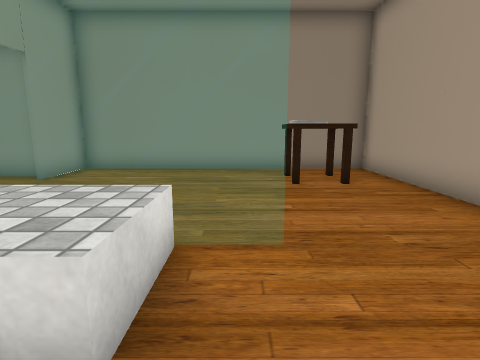
view 1 (above)

14 first-person views from a walk through a scene from a Unity 3-D project. The camera is 1.3 m above the floor, tilts 10° down and sees 80° across. The floor is counted in squares, 0.92 m on a side. Each view is taken from the middle of a square. On the plan, view 1 faces up. The plan holds only what a view shows up to about 14 squares ahead; the rest is blank. The place goes on beyond the plan. The player is left out. Door leaves are left out, so doorways stand open. Some surface patterns are stand-ins.

view 2
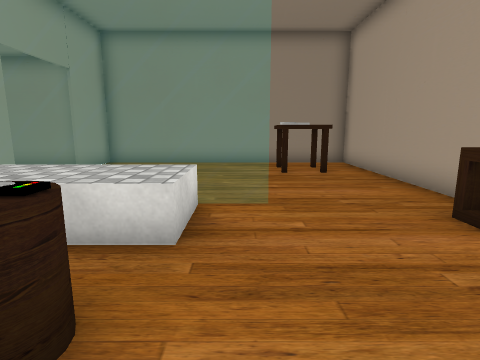

view 3
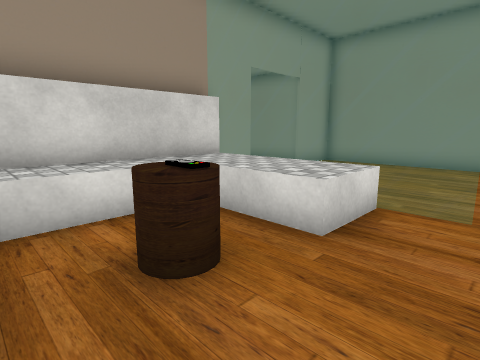

view 4
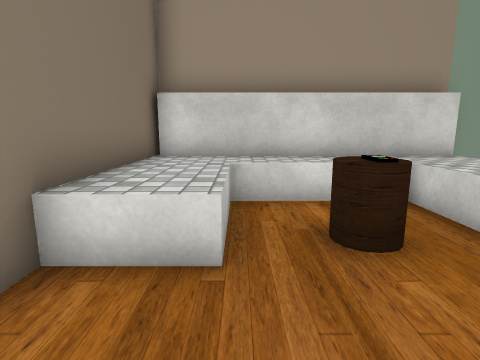

view 5
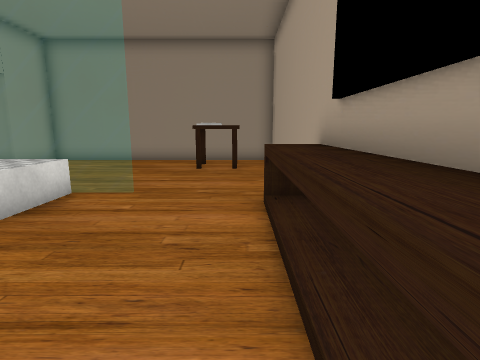

view 6
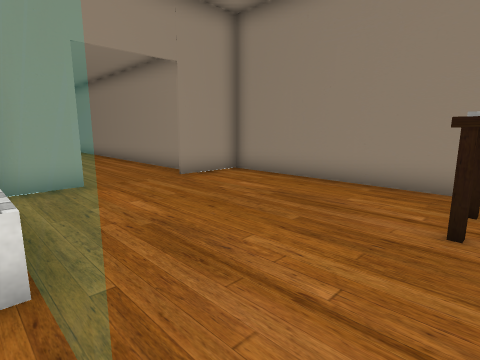

view 7
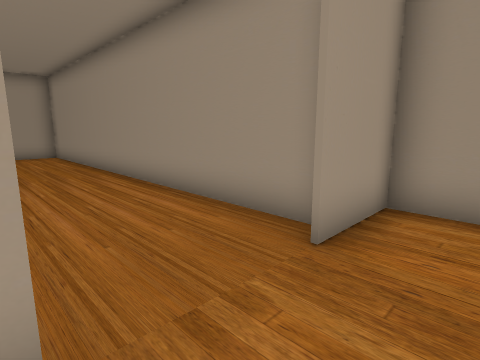

view 8
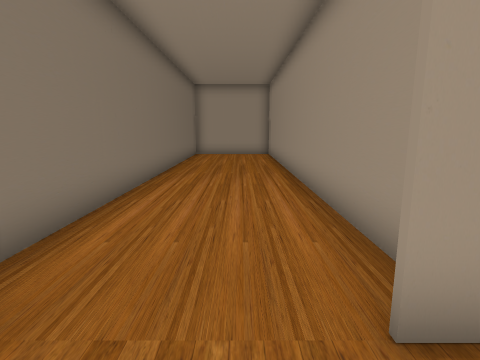

view 9
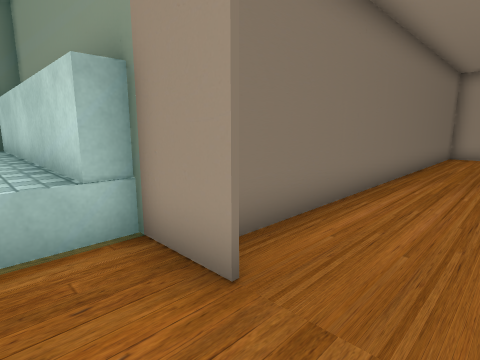

view 10
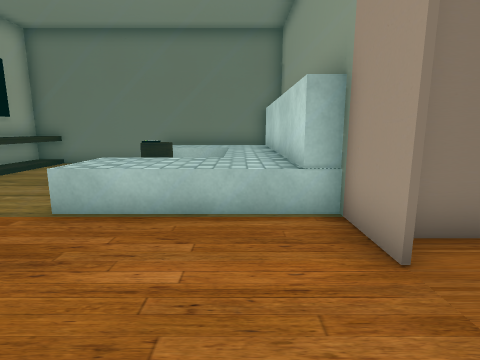

view 11
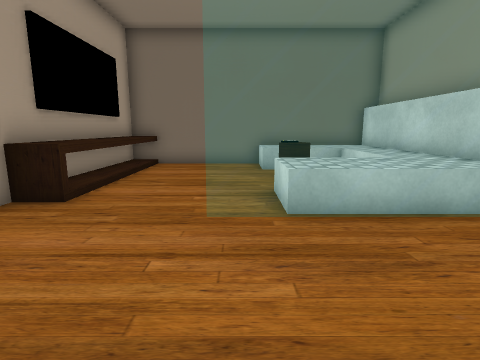

view 12
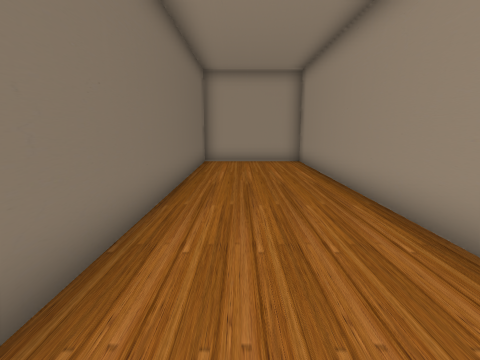

view 13
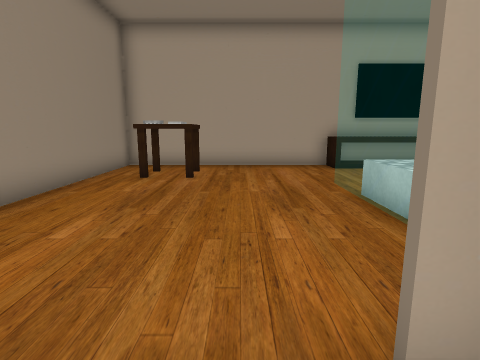

view 14
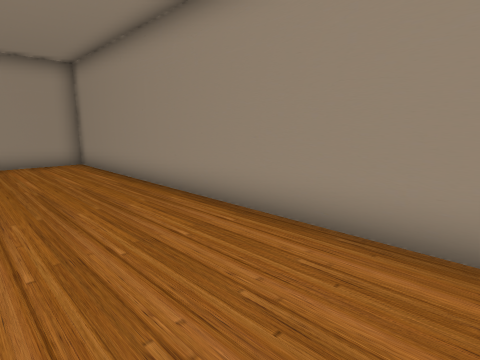

### Floor plan
Key: @ floor where view 1 was taken; # wall or solid block; . floor; = window, fence, low wall or low ledge; ^ raised ledge; O other object.
Columns run from 21 left of view 1 to 5 right of it. Each row starts with its distance up from view 1.
 11                ############
 10                #..........#
  9 ################.......OO.#
  8 #......................OO.#
  7 #.........................#
  6 #.........................#
  5 #..............#..........#
  4 ################..........#
  3                #======....#
  2                ##^^^^....^#
  1                 #^.......^#
  0                 #^.OO@...^#
 -1                 #^.O.....^#
 -2                 #^^^^....^#
 -3                 #^^^^....^#
 -4                 #^^^^####^#

Where each view was taken, in squares from view 1:
view 1: 0 up, 0 right, facing up
view 2: 2 down, 0 right, facing up
view 3: 2 down, 1 right, facing up-left
view 4: 2 down, 2 right, facing left
view 5: 3 down, 3 right, facing up
view 6: 3 up, 2 right, facing up-left
view 7: 5 up, 4 left, facing up-left
view 8: 7 up, 4 left, facing left
view 9: 7 up, 4 left, facing down-left
view 10: 8 up, 4 left, facing down
view 11: 8 up, 0 right, facing down
view 12: 6 up, 8 left, facing left
view 13: 6 up, 7 left, facing right
view 14: 5 up, 8 left, facing up-left
